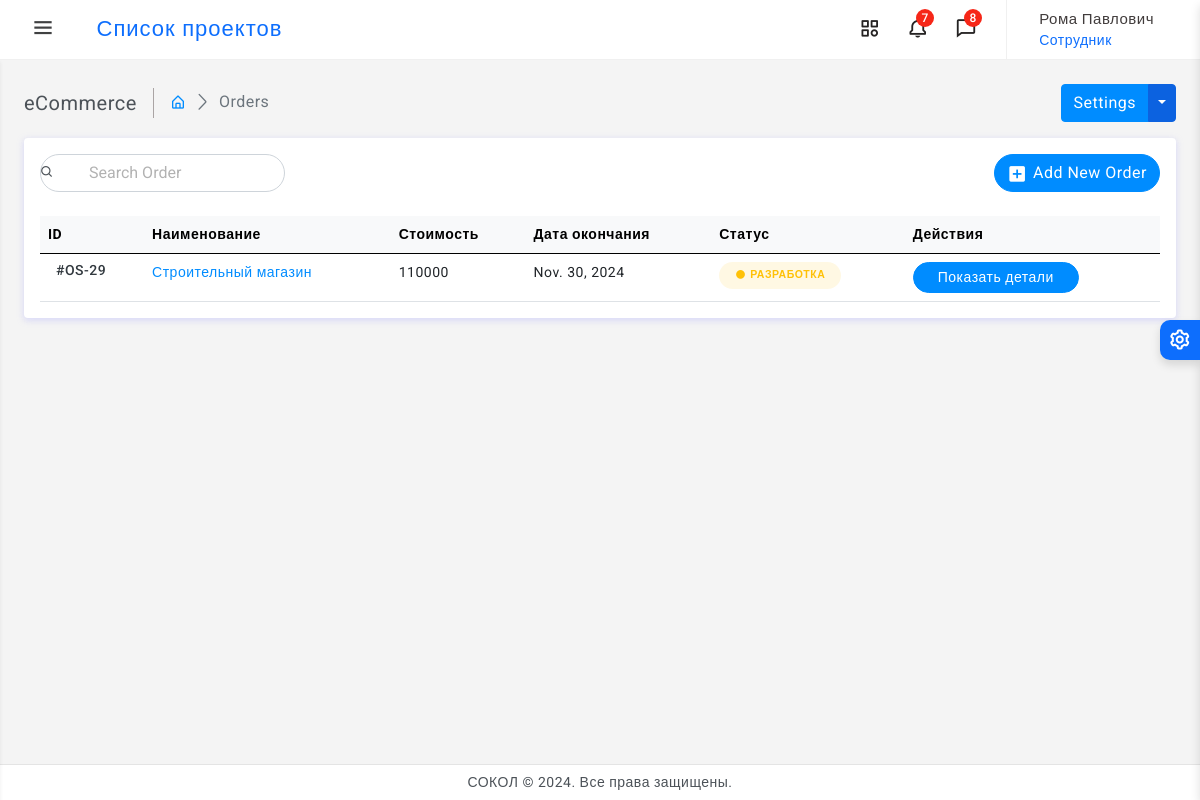
/all_projects (signed in), run on the app's committed database.
### server/models.py (models this page shows)
class Staff(AbstractUser):
    class Meta:
        verbose_name = 'Пользователи'
        verbose_name_plural = 'Пользователь'
    FIELD_BANK = [
        ('t-bank', 'Т-банк'),
        ('sber', 'Сбербанк'),
        ('alpha', 'Альфа'),
        ('vtb', 'ВТБ'),
        ('other', 'Другое')
    ]
    FIELD_CAT = [
        ('1', 'Руководитель'),
        ('2', 'Сотрудник'),
        ('3', 'Заказчик')
    ]
    name = models.CharField('ФИО', max_length=155)
    category = models.CharField(verbose_name='Категория', choices=FIELD_CAT, max_length=1)
    department = models.ForeignKey(Department, verbose_name='Должность', on_delete=models.PROTECT, null=True, blank=True)
    transaction = models.ManyToManyField(TransactionPayment, verbose_name='Финансовая транзакция', blank=True, null=True)
    account_bank = models.CharField(verbose_name='Номер счета', max_length=30, null=True, blank=True)
    bank = models.CharField(verbose_name='Банк', max_length=20, choices=FIELD_BANK, default='null', null=True, blank=True)

class Project(models.Model):
    class Meta:
        verbose_name = 'Проект'
        verbose_name_plural = 'Проекты'
    FIELD_STATUS = [
        ('start', 'Оформление'),
        ('Signing_contract', 'Подписание договора'),
        ('Development', 'Разработка'),
        ('Delivery_works', 'Сдача работ'),
        ('Waiting', 'В ожидании'),
        ('Cancel', 'Отменен'),
        ('Completed', 'Завершен')
    ]
    name = models.CharField(verbose_name='Наименование проекта', max_length=155)
    staff = models.ManyToManyField(Staff, verbose_name='Сотрудники')
    data_start = models.DateField(verbose_name='Дата начала', null=True, blank=True)
    data_end = models.DateField(verbose_name='Дата окончания', null=True, blank=True)
    chapter = models.ManyToManyField(Chapter, verbose_name='Разделы')
    task = models.ManyToManyField(SettingTask, verbose_name='Поставленные задачи', null=True, blank=True)
    transaction = models.ManyToManyField(TransactionPayment, verbose_name='Финансовая транзакция', blank=True,
                                         null=True)
    additional_costs = models.ForeignKey(AdditionalCosts, verbose_name='Дополнительные затраты', on_delete=models.PROTECT)
    status = models.CharField(verbose_name='Статус', choices=FIELD_STATUS, max_length=20, default='Signing_contract')
    documents = models.ManyToManyField(DocumentProject, verbose_name='Документы', null=True, blank=True)
    payment_client = models.IntegerField(verbose_name='Оплачено клиентом', default=0)
    total_cost = models.IntegerField(verbose_name='Итоговая стоимость', null=True, blank=True)
    expected_costs = models.IntegerField(verbose_name='Ожидаемые затраты', null=True, blank=True)
    actual_costs = models.IntegerField(verbose_name='Фактические затраты', null=True, blank=True)
    expected_profits = models.IntegerField(verbose_name='Ожидаемая прибыль', null=True, blank=True)
    actual_profits = models.IntegerField(verbose_name='Фактическая прибыль', null=True, blank=True)

### server/views.py (the view)
# urls.py: path('all_projects', show_list_projects, name='all_projects'),
def show_list_projects(req):
    data = {
        'data_name': 'Список проектов',
        'projects': Project.objects.all()
    }
    return render(req, 'server/list_projects.html', data)

### server/templates/server/list_projects.html (shortened to what this page needs)
{% extends 'server/technical/index.html' %}
{% load static %}
{% block content %}
		<div class="page-wrapper">
			<div class="page-content">
				<div class="page-breadcrumb d-none d-sm-flex align-items-center mb-3">
					<div class="breadcrumb-title pe-3">eCommerce</div>
					<div class="ps-3">
						<nav aria-label="breadcrumb">
							<ol class="breadcrumb mb-0 p-0">
								<li class="breadcrumb-item"><a href="javascript:;"><i class="bx bx-home-alt"></i></a>
								</li>
								<li class="breadcrumb-item active" aria-current="page">Orders</li>
							</ol>
						</nav>
					</div>
					<div class="ms-auto">
						<div class="btn-group">
							<button type="button" class="btn btn-primary">Settings</button>
							<button type="button" class="btn btn-primary split-bg-primary dropdown-toggle dropdown-toggle-split" data-bs-toggle="dropdown">	<span class="visually-hidden">Toggle Dropdown</span>
							</button>
						</div>
					</div>
				</div>
				<div class="card">
					<div class="card-body">
						<div class="d-lg-flex align-items-center mb-4 gap-3">
							<div class="position-relative">
								<input type="text" class="form-control ps-5 radius-30" placeholder="Search Order"> <span class="position-absolute top-50 product-show translate-middle-y"><i class="bx bx-search"></i></span>
							</div>
						  <div class="ms-auto"><a href="javascript:;" class="btn btn-primary radius-30 mt-2 mt-lg-0"><i class="bx bxs-plus-square"></i>Add New Order</a></div>
						</div>
						<div class="table-responsive">
							<table class="table mb-0">
								<thead class="table-light">
									<tr>
										<th>ID</th>
										<th>Наименование</th>
										<th>Стоимость</th>
										<th>Дата окончания</th>
										<th>Статус</th>
										<th>Действия</th>
									</tr>
								</thead>
								<tbody>
									{% for project in projects %}
										<tr>
											<td>
												<div class="d-flex align-items-center">
													<div class="ms-2">
														<h6 class="mb-0 font-14">#OS-{{ project.id }}</h6>
													</div>
												</div>
											</td>
											<td><a href="{% url 'detail_project' project.id %}">{{ project.name }}</a></td>
											<td>{{ project.total_cost }}</td>
											<td>{{ project.data_end }}</td>
											<td><div class="badge rounded-pill text-warning bg-light-warning p-2 text-uppercase px-3"><i class='bx bxs-circle align-middle me-1'></i>{{ project.get_status_display }}</div></td>
											<td><a href="#" class="btn btn-primary btn-sm radius-30 px-4">Показать детали</a></td>
										</tr>
									{% endfor %}
								</tbody>
							</table>
						</div>
					</div>
				</div>
			</div>
		</div>
	</div>
{% endblock %}

### server/templates/server/technical/index.html (shortened to what this page needs)
{% load static %}
<!doctype html>
<html lang="en">
<head>
	<link href="{% static 'server/assets/plugins/vectormap/jquery-jvectormap-2.0.2.css' %}" rel="stylesheet"/>
	<link href="{% static 'server/assets/plugins/simplebar/css/simplebar.css' %}" rel="stylesheet" />
	<link href="{% static 'server/assets/plugins/perfect-scrollbar/css/perfect-scrollbar.css' %}" rel="stylesheet" />
	<link href="{% static 'server/assets/plugins/metismenu/css/metisMenu.min.css' %}" rel="stylesheet" />
	<link href="{% static 'server/assets/plugins/datetimepicker/css/classic.css' %}" rel="stylesheet' %}" />
	<link href="{% static 'server/assets/plugins/datetimepicker/css/classic.time.css' %}" rel="stylesheet' %}" />
	<link href="{% static 'server/assets/plugins/datetimepicker/css/classic.date.css' %}" rel="stylesheet' %}" />
	<link href="{% static 'server/assets/plugins/select2/css/select2.min.css' %}" rel="stylesheet" />
	<link href="{% static 'server/assets/plugins/select2/css/select2-bootstrap4.css' %}" rel="stylesheet" />
	<link href="{% static 'server/assets/plugins/fancy-file-uploader/fancy_fileupload.css' %}" rel="stylesheet" />
	<link href="{% static 'server/assets/plugins/Drag-And-Drop/dist/imageuploadify.min.css' %}" rel="stylesheet" />
	<link rel="stylesheet" href="{% static 'server/assets/plugins/bootstrap-material-datetimepicker/css/bootstrap-material-datetimepicker.min.css' %}" >
	<link href="{% static 'server/assets/css/pace.min.css' %}" rel="stylesheet" />
	<link href="{% static 'server/assets/css/bootstrap.min.css' %}" rel="stylesheet">
	<link href="{% static 'server/assets/css/bootstrap-extended.css' %}" rel="stylesheet">
	<link href="{% static 'server/assets/css/app.css' %}" rel="stylesheet">
	<link href="{% static 'server/assets/css/icons.css' %}" rel="stylesheet">
	<link rel="stylesheet" href="{% static 'server/assets/css/dark-theme.css' %}" />
	<link rel="stylesheet" href="{% static 'server/assets/css/semi-dark.css' %}" />
	<link rel="stylesheet" href="{% static 'server/assets/css/header-colors.css' %}" />
</head>
<body>
	<div class="wrapper">
	  <div class="header-wrapper">
		<header>
			<div class="topbar d-flex align-items-center">
				<nav class="navbar navbar-expand">
					<div class="mobile-toggle-menu"><i class='bx bx-menu'></i></div>
					<div class="search-bar flex-grow-1">
						<div class="position-relative search-bar-box">
							<h4 class="logo-text">{{ data_name }}</h4>
						</div>
					</div>
					<div class="top-menu ms-auto">
						<ul class="navbar-nav align-items-center">
							<li class="nav-item dropdown dropdown-large">
								<a class="nav-link dropdown-toggle dropdown-toggle-nocaret" href="#" role="button" data-bs-toggle="dropdown" aria-expanded="false">	<i class='bx bx-category'></i>
								</a>
							</li>
							<li class="nav-item dropdown dropdown-large">
								<a class="nav-link dropdown-toggle dropdown-toggle-nocaret position-relative" href="#" role="button" data-bs-toggle="dropdown" aria-expanded="false"> <span class="alert-count">7</span>
									<i class='bx bx-bell'></i>
								</a>
							</li>
							<li class="nav-item dropdown dropdown-large">
								<a class="nav-link dropdown-toggle dropdown-toggle-nocaret position-relative" href="#" role="button" data-bs-toggle="dropdown" aria-expanded="false"> <span class="alert-count">8</span>
									<i class='bx bx-comment'></i>
								</a>
							</li>
						</ul>
					</div>
					<div class="user-box dropdown">
						<a class="d-flex align-items-center nav-link dropdown-toggle dropdown-toggle-nocaret" href="#" role="button" data-bs-toggle="dropdown" aria-expanded="false">
							<div class="user-info ps-3">
								<p class="user-name mb-0">{{ user.name|default:"Имя отсутствует" }}</p>
								<p class="designation mb-0">{{ user.get_category_display|default:"Категория не указана" }}</p>
							</div>
						</a>
					</div>
				</nav>
			</div>
		</header>
	   </div>
		{% block content %}
		{% endblock %}
		<footer class="page-footer">
			<p class="mb-0">СОКОЛ © 2024. Все права защищены.</p>
		</footer>
	<div class="switcher-wrapper">
		<div class="switcher-btn"> <i class='bx bx-cog bx-spin'></i>
		</div>
	</div>
</body>
</html>

### server/static/server/assets/css/app.css (style rules this page uses)
body { font-size: 14px; color: #4c5258; letter-spacing: 0.5px; background-color: #f4f4f4; font-family: 'Roboto', sans-serif; }
a { text-decoration: none; }
.wrapper { width: 100%; position: relative; }
.logo-text { font-size: 22px; margin-left: 10px; margin-bottom: 0; letter-spacing: 1px; color: #0d6efd; }
.topbar { position: fixed; top: 0; left: 0; right: 0; height: 60px; background: #ffffff; border-bottom: 1px solid #f0f0f0; z-index: 10; }
.topbar .navbar { width: 100%; height: 60px; padding-left: 30px; padding-right: 30px; }
.page-wrapper { height: 100%; margin-top: 120px; margin-bottom: 30px; margin-left: 0px; }
.page-content { padding: 1.5rem; }
.page-footer { background: #ffffff; left: 0px; right: 0; bottom: 0; position: fixed; text-align: center; padding: 7px; font-size: 14px; border-top: 1px solid #e4e4e4; z-index: 3; }
.breadcrumb-title { font-size: 20px; border-right: 1.5px solid #aaa4a4; }
.page-breadcrumb .breadcrumb li.breadcrumb-item { font-size: 16px; }
.page-breadcrumb .breadcrumb-item+.breadcrumb-item::before { display: inline-block; padding-right: .5rem; color: #6c757d; font-family: 'LineIcons'; content: "\ea5c"; }
.font-14 { font-size: 14px; }
.radius-30 { border-radius: 30px; }
.bg-light-warning { background-color: rgb(255 193 7 / 0.11)!important; }
.split-bg-primary { background-color: #0c62e0; border-color: #0c62e0; }
.btn i { vertical-align: middle; font-size: 1.3rem; margin-top: -1em; margin-bottom: -1em; margin-right: 5px; }
input::placeholder { color: #000 !important; opacity: .3 !important }
.search-bar-box { width: 75%; padding-left: 30px; }
.topbar .navbar .navbar-nav .nav-link { padding-right: 0.8rem; padding-left: 0.8rem; color: #252323; font-size: 22px; }
.dropdown-toggle-nocaret:after { display: none }
.alert-count { position: absolute; top: 5px; left: 22px; width: 18px; height: 18px; display: flex; align-items: center; justify-content: center; border-radius: 50%; font-size: 12px; font-weight: 500; color: #fff; background: #f62718; }
.user-info .user-name { font-size: 15px; font-weight: 500; color: #413c3c; }
.user-box { display: flex; align-items: center; height: 60px; border-left: 1px solid #f0f0f0; margin-left: 1rem; }
.dropdown-large { position: relative; }
.mobile-toggle-menu { display: none; font-size: 26px; color: #404142; cursor: pointer; }
.switcher-wrapper { width: 280px; height: 100%; position: fixed; right: -280px; top: 0; bottom: 0; z-index: 16; background: #fff; border-left: 0px solid #d2d2d2; box-shadow: 0 0.3rem 0.6rem rgba(0, 0, 0, .13); transition: all .2s ease-out; }
.switcher-btn { width: 40px; height: 40px; line-height: 40px; font-size: 24px; background: #0d6efd; box-shadow: 0 0.3rem 0.6rem rgba(0, 0, 0, .13); color: #fff; text-align: center; border-top-left-radius: 10px; border-bottom-left-radius: 10px; position: absolute; top: 40%; right: 100%; cursor: pointer; }
@media screen and (max-width: 1280px) { .page-wrapper { margin-top: 60px; } }
@media screen and (max-width: 1280px) { .mobile-toggle-menu { display: block; } }
@media screen and (max-width: 1280px) { .search-bar { padding: 0rem 0rem 0 30px; } }
@media screen and (max-width: 1280px) { .search-bar-box { padding-left: 0px; } }

### data on the page
Staff: name "Рома Павлович", category "Сотрудник"
Project: id "29", name "Строительный магазин", total_cost "110000", data_end "Nov. 30, 2024", status "РАЗРАБОТКА"

### other printed values
{{ data_name }} "Список проектов"
